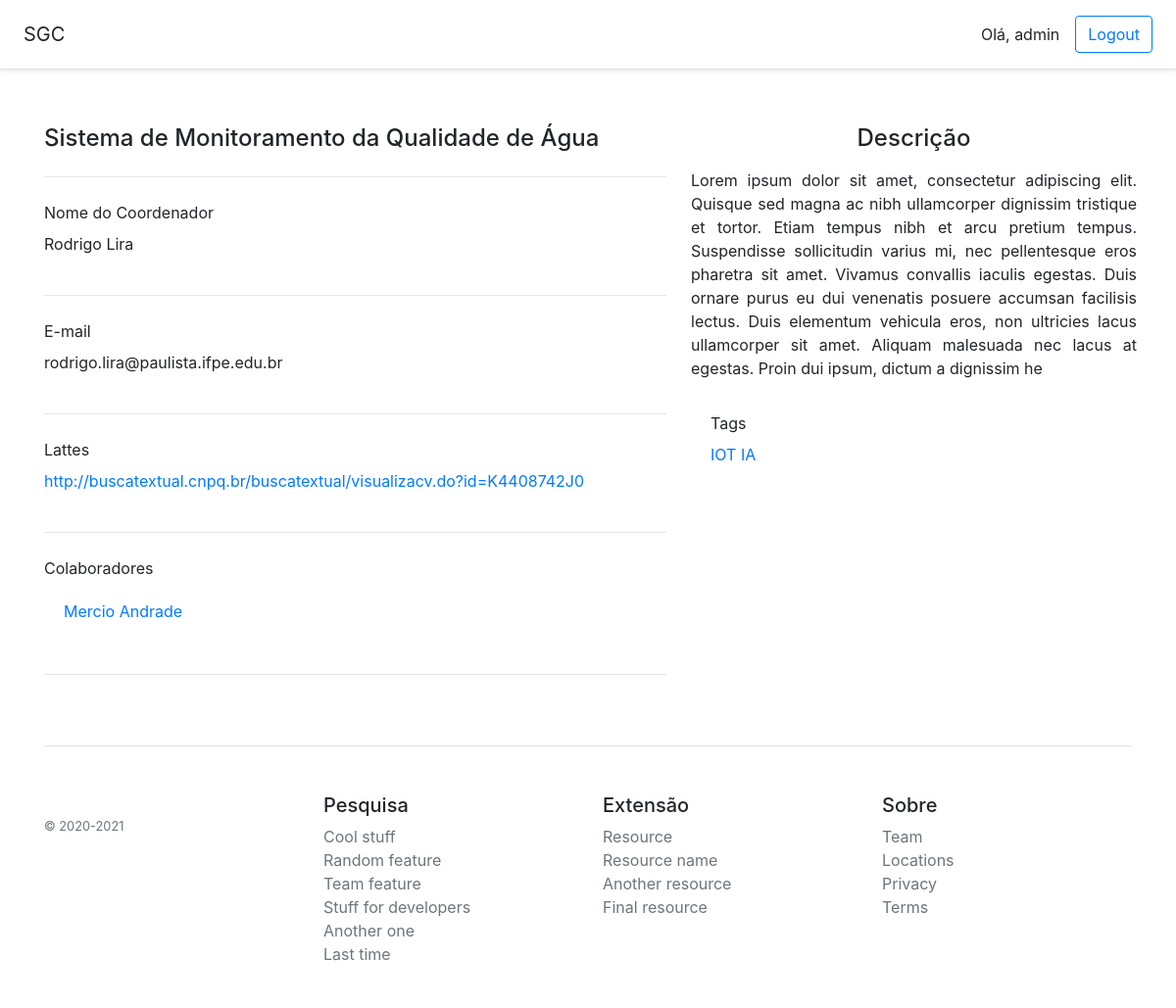
/projeto/1 (signed in), run on the app's committed database.
### projeto/models.py (models this page shows, shortened)
class Projeto(models.Model):
    titulo = models.CharField(max_length=50)
    descricao = models.CharField(max_length=500, verbose_name="descrição")
    inicio = models.DateField(verbose_name="início")
    fim = models.DateField(blank=True)
    aprovado = models.BooleanField(default=False, verbose_name="Está institucionalizado?")
    coordenador = models.ForeignKey(Professor, on_delete=models.PROTECT)

class ProjetoTag(models.Model):
    projeto = models.ForeignKey(Projeto, on_delete=models.PROTECT)
    tag = models.ForeignKey(Tag, on_delete=models.PROTECT)

class Tag(models.Model):
    tag = models.CharField(max_length=20)
    def __str__(self):
        return f"{self.tag}"

class ColaboradorProjeto(models.Model):
    colaborador = models.ForeignKey(Professor, on_delete=models.PROTECT)
    projeto = models.ForeignKey(Projeto, on_delete=models.PROTECT)

### core/models.py (models this page shows, shortened)
class Professor(models.Model):
    nome = models.CharField(max_length=50)
    email = models.EmailField()
    lattes = models.URLField(verbose_name="CV Lattes")

### projeto/views.py (the view)
# urls.py: path('<int:projeto_id>', views.exibir, name='exibir'), #projeto/exibir/2
@login_required
def exibir(request, projeto_id):
    projeto = get_object_or_404(Projeto, pk = projeto_id)
    coolaboradores = ColaboradorProjeto.objects.filter(projeto=projeto)
    tags = ProjetoTag.objects.filter(projeto=projeto)
    if settings.COMMENTS:
        comentarios = Comentario.objects(projeto = projeto_id)
    else:
        comentarios = []
    context = {
        'projeto': projeto,
        'colaboradores': coolaboradores,
        'tags': tags,
        'comentarios': comentarios,
        'comentario_settings': settings.COMMENTS
    }
    return render(request, 'projeto/detail.html', context)

### templates/projeto/detail.html (shortened to what this page needs)
{% extends 'base.html' %}
{% load static %}
{% block head %}
	<link rel="stylesheet" href="{% static "projeto/comentario.css" %}">
{% endblock %}
{% block content %}
<div class="py-3 text-left">
</div>
<div class="row">
	<div class="col-md-5 order-md-2">
			<h4 class="mb-3 text-center">Descrição</h4>
			<div class="form-row ">
				<div class="form-group">
					<p class="text-justify">{{ projeto.descricao }}</p>
				</div>
			</div>
			<div class="form-group col-md-11">
					<label for="inputTipo">Tags</label>
					<div class="form-group">
						{% for tag in tags %}
							<a href="{% url 'projeto:listar_tag' tag.tag %}" target="_blank" >{{ tag.tag|upper }}</a>
						{% endfor %}
					</div>
			</div>
	</div>
	<div class="col-md-7 order-md-1">
		<h4 class="mb-3">{{projeto.titulo}}</h4>
        <hr class="my-4">
        <div class="form-row">
			<div class="form-group col-md-11">
				<label for="div-coordenador">Nome do Coordenador</label>
                <div id="div-coordenador form-control">{{projeto.coordenador.nome}}</div>
			</div>
		</div>
        <hr class="my-4">
		<div class="form-row">
			<div class="form-group col-md-11">
				<label for="div-email">E-mail</label>
                <div id="div-email form-control">{{projeto.coordenador.email}}</div>
			</div>
        </div>
        <hr class="my-4">
        <div class="form-row">
			<div class="form-group col-md-11">
				<label for="div-lattes">Lattes</label>
                <div id="div-lattes form-control">
                    <a href="{{projeto.coordenador.lattes}}" target="_blank">{{projeto.coordenador.lattes}}</a>
                </div>
            </div>
		</div>
        <hr class="my-4">
		<div class="form-row">
			<div class="form-group col-md-11">
					<label for="inputTipo">Colaboradores</label>
                    <ul class="list-group list-group-flush">
                    {% for colaborador in colaboradores %}
                        <li class="list-group-item"><a href="#" target="_blank" >{{colaborador.colaborador.nome}}</a></li>
                    {% endfor %}
                    </ul>
			</div>
		</div>
        <hr class="my-4">
	</div>
{% endblock %}

### templates/base.html (shortened to what this page needs)
<!DOCTYPE html>
{% load static %}
<html lang="pt-br">
	<head>
		<link rel="stylesheet" href="https://cdn.jsdelivr.net/npm/bootstrap@4.6.0/dist/css/bootstrap.min.css">
		{% block head %}
		{% endblock %}
	</head>
	<body >
		<div class="d-flex flex-column flex-md-row align-items-center p-3 px-md-4 mb-3 bg-white border-bottom shadow-sm">
			<h5 class="my-0 mr-md-auto font-weight-normal">SGC</h5>
			<nav class="my-2 my-md-0 mr-md-3">
				{% if  user.is_authenticated %}
					Olá, {{ user.username }}
				{% endif %}
			</nav>
			{% if not user.is_authenticated %}
				<a class="btn btn-outline-primary" href="{% url 'login' %}">Acessar</a>
			{% else %}
				<a class="btn btn-outline-primary" href="{% url 'logout' %}"">Logout </a>
			{% endif %}
		</div>
		<div class="container">
            {% block content %}
            {% endblock %}
		</div>
		<footer class="pt-4 my-md-5 pt-md-5 border-top">
				<div class="row">
				  <div class="col-12 col-md">
					<small class="d-block mb-3 text-muted">&copy; 2020-2021</small>
				  </div>
				  <div class="col-6 col-md">
					<h5>Pesquisa</h5>
					<ul class="list-unstyled text-small">
					  <li><a class="text-muted" href="#">Cool stuff</a></li>
					  <li><a class="text-muted" href="#">Random feature</a></li>
					  <li><a class="text-muted" href="#">Team feature</a></li>
					  <li><a class="text-muted" href="#">Stuff for developers</a></li>
					  <li><a class="text-muted" href="#">Another one</a></li>
					  <li><a class="text-muted" href="#">Last time</a></li>
					</ul>
				  </div>
				  <div class="col-6 col-md">
					<h5>Extensão</h5>
					<ul class="list-unstyled text-small">
					  <li><a class="text-muted" href="#">Resource</a></li>
					  <li><a class="text-muted" href="#">Resource name</a></li>
					  <li><a class="text-muted" href="#">Another resource</a></li>
					  <li><a class="text-muted" href="#">Final resource</a></li>
					</ul>
				  </div>
				  <div class="col-6 col-md">
					<h5>Sobre</h5>
					<ul class="list-unstyled text-small">
					  <li><a class="text-muted" href="#">Team</a></li>
					  <li><a class="text-muted" href="#">Locations</a></li>
					  <li><a class="text-muted" href="#">Privacy</a></li>
					  <li><a class="text-muted" href="#">Terms</a></li>
					</ul>
				  </div>
				</div>
		</footer>
	</body>
</html>

### data on the page
Projeto: descricao "Lorem ipsum dolor sit amet, consectetur adipiscing elit. Quisque sed magna ac nibh ullamcorper dignissim tristique et tortor. Etiam tempus nibh et arcu pretium tempus. Suspendisse sollicitudin varius mi, nec pellentesque eros pharetra sit amet. Vivamus convallis iaculis egestas. Duis ornare purus eu dui venenatis posuere accumsan facilisis lectus. Duis elementum vehicula eros, non ultricies lacus ullamcorper sit amet. Aliquam malesuada nec lacus at egestas. Proin dui ipsum, dictum a dignissim he", titulo "Sistema de Monitoramento da Qualidade de Água", coordenador.nome "Rodrigo Lira", coordenador.email "rodrigo.lira@paulista.ifpe.edu.br", coordenador.lattes "http://buscatextual.cnpq.br/buscatextual/visualizacv.do?id=K4408742J0"
ProjetoTag: tag "IOT"
ProjetoTag: tag "IA"
ColaboradorProjeto: colaborador.nome "Mercio Andrade"

### other printed values
{{ user.username }} "admin"
